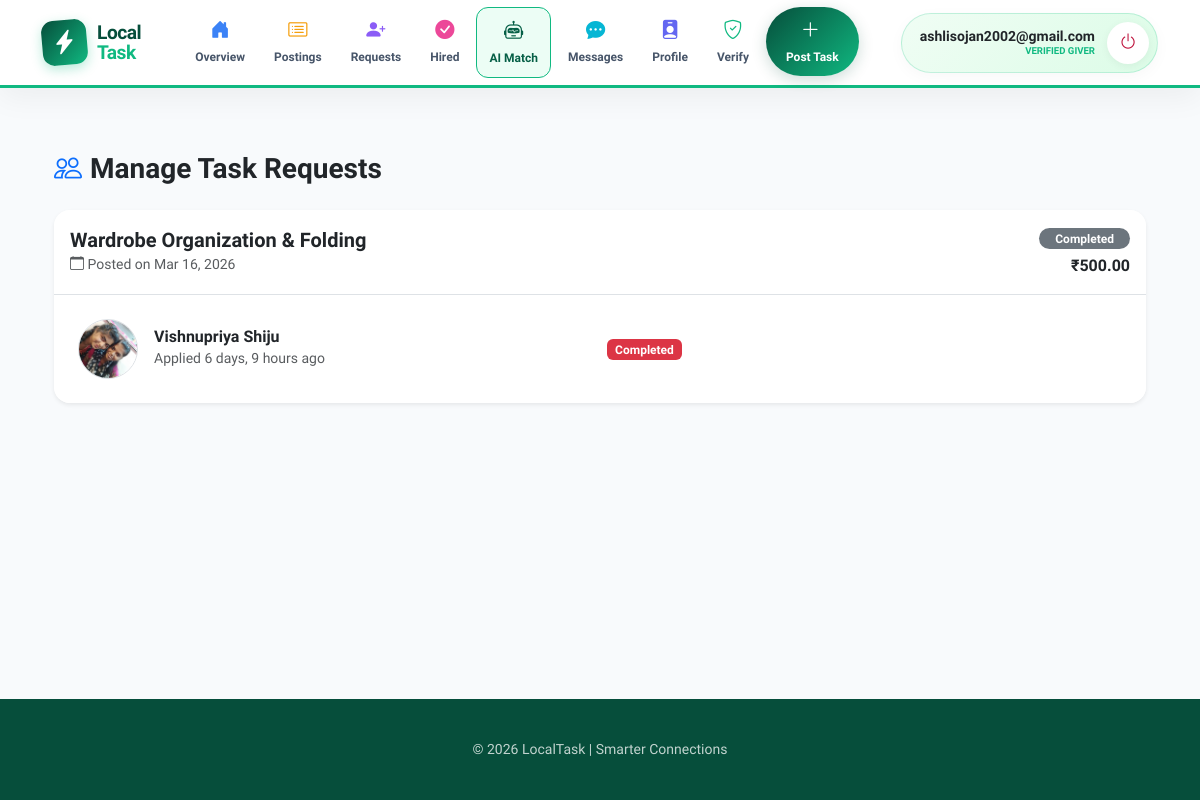
/manage-requests/ (signed in), run on an earlier commit of the app's database.
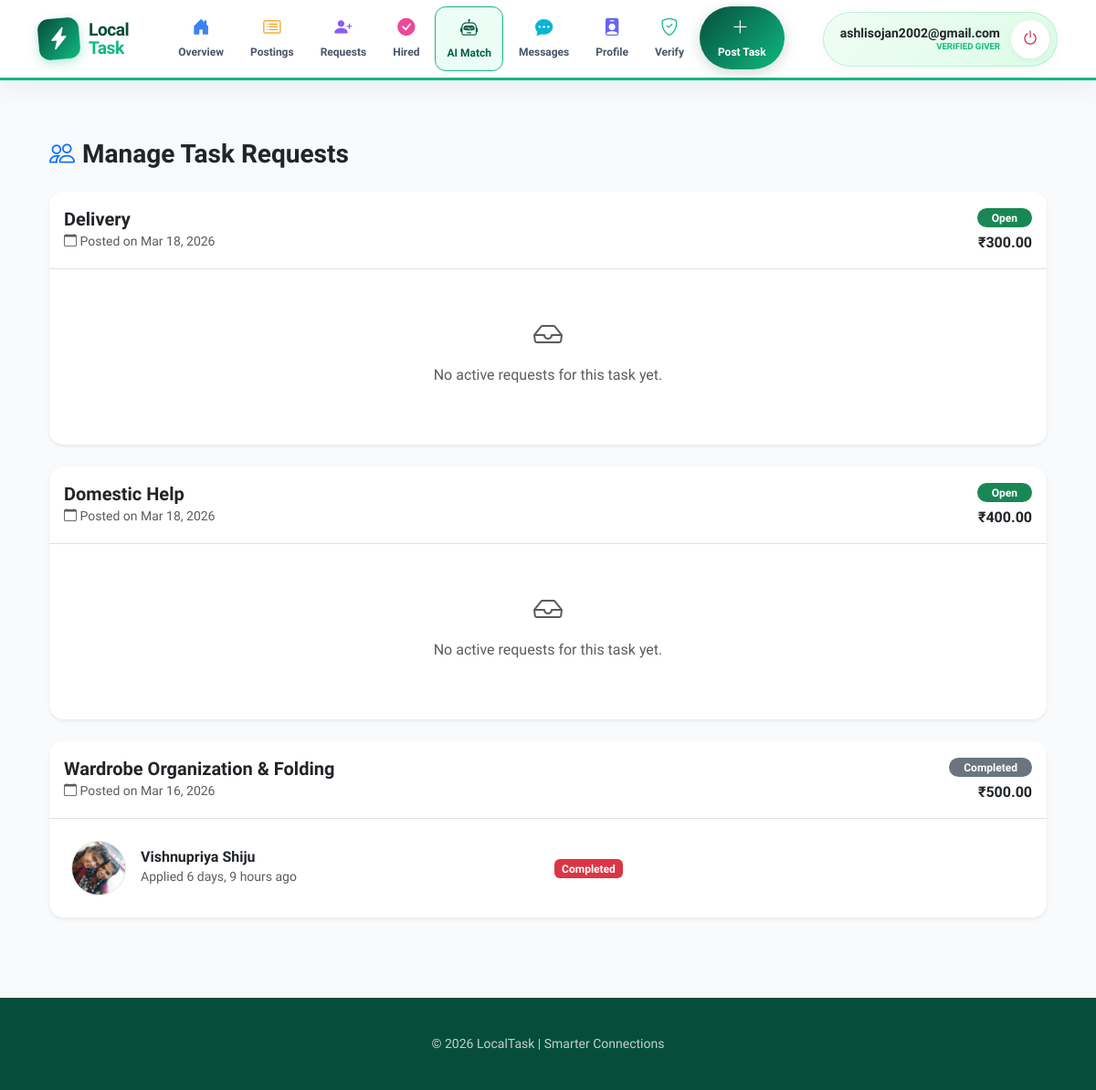
And on a later commit of the database.
### giver/models.py (models this page shows, shortened)
class Task(models.Model):
    STATUS_CHOICES = [
        ('Open', 'Open'),
        ('Requested', 'Requested'),
        ('Accepted', 'Accepted'),
        ('Completed', 'Completed'),
        ('Cancelled', 'Cancelled'),
        ('Expired', 'Expired'),
    ]
    giver = models.ForeignKey(settings.AUTH_USER_MODEL, on_delete=models.CASCADE, related_name='tasks_posted')
    doer = models.ForeignKey(settings.AUTH_USER_MODEL, on_delete=models.SET_NULL, null=True, blank=True, related_name='tasks_accepted')
    category = models.ForeignKey(Category, on_delete=models.CASCADE)
    skill = models.ForeignKey(Skill, on_delete=models.CASCADE)
    district = models.ForeignKey(District, on_delete=models.SET_NULL, null=True)
    place = models.ForeignKey(Place, on_delete=models.SET_NULL, null=True)
    pincode = models.ForeignKey(Pincode, on_delete=models.SET_NULL, null=True)
    title = models.CharField(max_length=150)
    description = models.TextField()
    budget = models.DecimalField(max_digits=10, decimal_places=2)
    status = models.CharField(max_length=30, choices=STATUS_CHOICES, default='Open')
    created_at = models.DateTimeField(auto_now_add=True)
    expiry_at = models.DateTimeField(null=True, blank=True)
    deadline_datetime = models.DateTimeField()
    is_active = models.BooleanField(default=True)

### doer/models.py (models this page shows, shortened)
class TaskRequest(models.Model):
    STATUS_CHOICES = [
        ('Pending', 'Pending'),
        ('Accepted', 'Accepted'),
        ('Rejected', 'Rejected'),
        ('Cancelled', 'Cancelled'),
    ]
    task = models.ForeignKey(Task, on_delete=models.CASCADE, related_name='task_requests')
    doer = models.ForeignKey(settings.AUTH_USER_MODEL, on_delete=models.CASCADE, related_name='my_requests')
    status = models.CharField(max_length=20, choices=STATUS_CHOICES, default='Pending')
    message = models.TextField(blank=True, null=True)
    created_at = models.DateTimeField(auto_now_add=True)
    updated_at = models.DateTimeField(auto_now=True)
    class Meta:
        unique_together = ('task', 'doer')

### accounts/models.py (models this page shows, shortened)
class User(AbstractUser):
    name = models.CharField(max_length=100)
    email = models.EmailField(unique=True)
    phone = models.CharField(max_length=15)
    ROLE_CHOICES = (
        ('giver', 'Giver'),
        ('doer', 'Doer'),
        ('admin', 'Admin'),
    )
    role = models.CharField(max_length=10, choices=ROLE_CHOICES)
    adhar_photo = models.ImageField(upload_to='adhar_photos/', null=True, blank=True)
    photo = models.ImageField(upload_to='profile_photos/', null=True, blank=True)
    certificate_file = models.FileField(upload_to='certificates/', null=True, blank=True)
    verification_attempts = models.IntegerField(default=0)
    approval_status = models.CharField(max_length=20, default='pending')
    status = models.CharField(max_length=20, default='Active')
    verification_live_photo = models.ImageField(
    upload_to='verification/live_photos/',
    null=True,
    blank=True
)
    USERNAME_FIELD = 'email'
    REQUIRED_FIELDS = ['username', 'name']

### giver/views.py (the view)
# urls.py: path('manage-requests/', views.view_task_requests, name='manage_requests'),
@never_cache
@login_required
def view_task_requests(request):
    my_tasks = Task.objects.filter(giver=request.user).prefetch_related(
        'task_requests', 'task_requests__doer'
    ).order_by('-created_at')
    return render(request, 'giver/view_requests.html', {
        'my_tasks': my_tasks
    })

### giver/templates/giver/view_requests.html (shortened to what the changed rows need)
{% extends 'giver/base_giver.html' %}
{% block content %}
<div class="container py-4">
    {% for task in my_tasks %}
    <div class="card shadow-sm border-0 rounded-4 mb-4 overflow-hidden">
        <div class="card-header bg-white py-3 border-bottom">
            <div class="d-flex justify-content-between align-items-center">
                <div>
                    <h5 class="fw-bold mb-0">{{ task.title }}</h5>
                    <small class="text-muted"><i class="bi bi-calendar"></i> Posted on {{ task.created_at|date:"M d, Y" }}</small>
                </div>
                <div class="text-end">
                    <span class="badge {% if task.status == 'Open' %}bg-success{% else %}bg-secondary{% endif %} rounded-pill px-3">
                        {{ task.status }}
                    </span>
                    <div class="fw-bold text-dark mt-1">₹{{ task.budget }}</div>
                </div>
            </div>
        </div>
        <div class="card-body p-0">
            <div class="list-group list-group-flush">
                {% for req in task.task_requests.all %}
                    {% if req.status != 'Cancelled' %}
                    <div class="list-group-item p-4">
                        <div class="row align-items-center">
                            <div class="col-md-5 d-flex align-items-center">
                                <a href="{% url 'public_doer_profile' req.doer.id %}" class="text-decoration-none">
                                    {% if req.doer.photo %}
                                        <img src="{{ req.doer.photo.url }}" class="rounded-circle border me-3" width="60" height="60" style="object-fit: cover;">
                                    {% else %}
                                        <div class="rounded-circle bg-primary text-white d-flex align-items-center justify-content-center me-3" style="width: 60px; height: 60px; font-size: 1.5rem;">
                                            {{ req.doer.name|slice:":1" }}
                                        </div>
                                    {% endif %}
                                </a>
                                <div>
                                    <h6 class="fw-bold mb-0">
                                        <a href="{% url 'public_doer_profile' req.doer.id %}" class="text-dark text-decoration-none">
                                            {{ req.doer.name }}
                                        </a>
                                    </h6>
                                    <small class="text-muted">Applied {{ req.created_at|timesince }} ago</small>
                                </div>
                            </div>
                            <div class="col-md-3 text-center">
                                {% if req.status == 'Pending' %}
                                    <span class="badge bg-warning text-dark"><i class="bi bi-hourglass-split"></i> Pending</span>
                                {% elif req.status == 'Accepted' %}
                                    <span class="badge bg-success"><i class="bi bi-check-all"></i> Hired</span>
                                {% else %}
                                    <span class="badge bg-danger">{{ req.status }}</span>
                                {% endif %}
                            </div>
                        </div>
                    </div>
                    {% endif %}
                {% empty %}
                    <div class="p-5 text-center">
                        <i class="bi bi-inbox text-muted" style="font-size: 2rem;"></i>
                        <p class="text-muted mt-2">No active requests for this task yet.</p>
                    </div>
                {% endfor %}
            </div>
        </div>
    </div>
    {% empty %}
    <div class="text-center py-5">
        <i class="bi bi-plus-circle text-muted" style="font-size: 3rem;"></i>
        <p class="mt-3 text-muted">You haven't posted any tasks yet.</p>
        <a href="{% url 'post_task' %}" class="btn btn-primary rounded-pill">Post Your First Task</a>
    </div>
    {% endfor %}
</div>
{% endblock %}

What changed in the data, as far as the page shows it:
added Task: title "Delivery", created_at "Mar 18, 2026", status "Open", budget "300.00"
added Task: title "Domestic Help", created_at "Mar 18, 2026", status "Open", budget "400.00"
